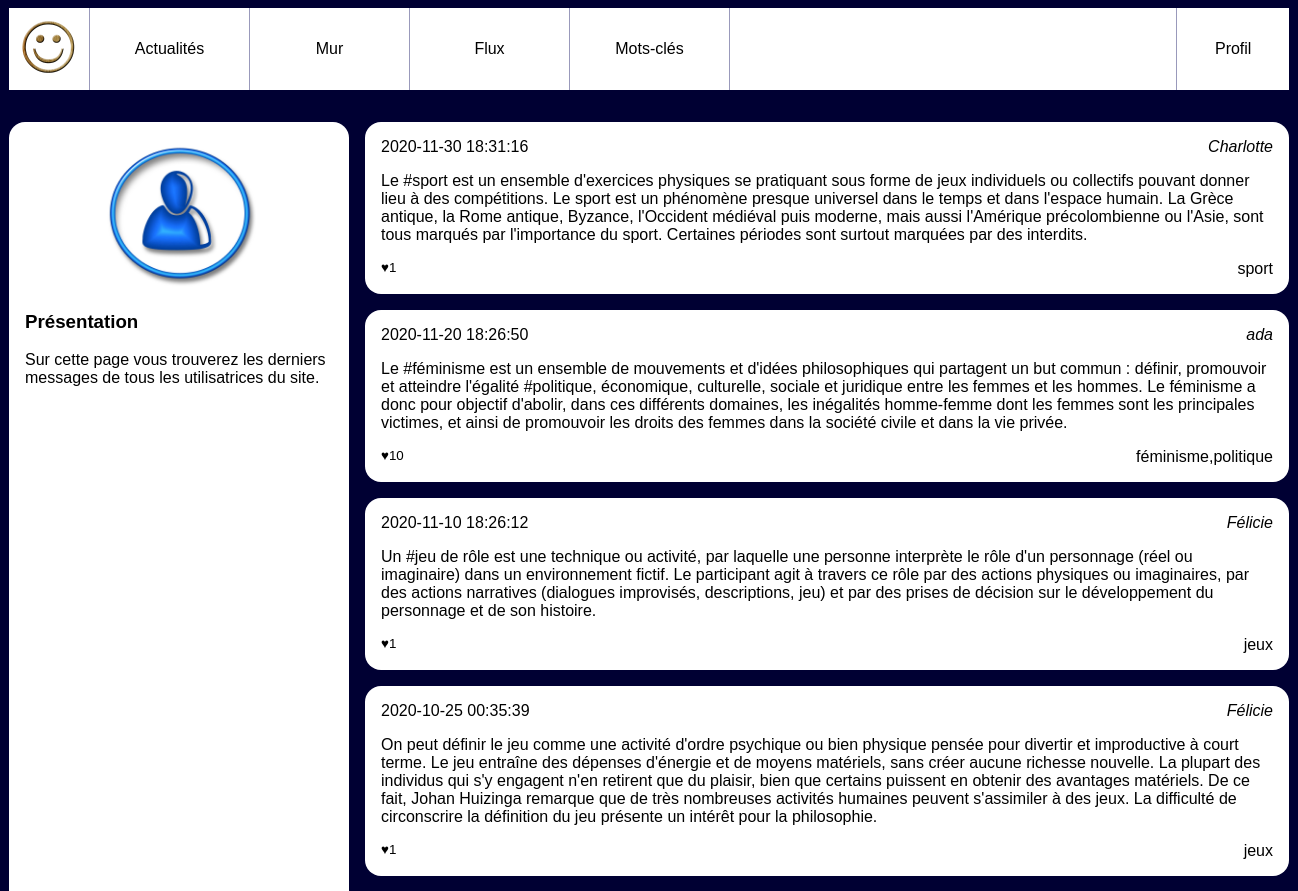
Before: /pages/news.php (upper part) with the older database file.
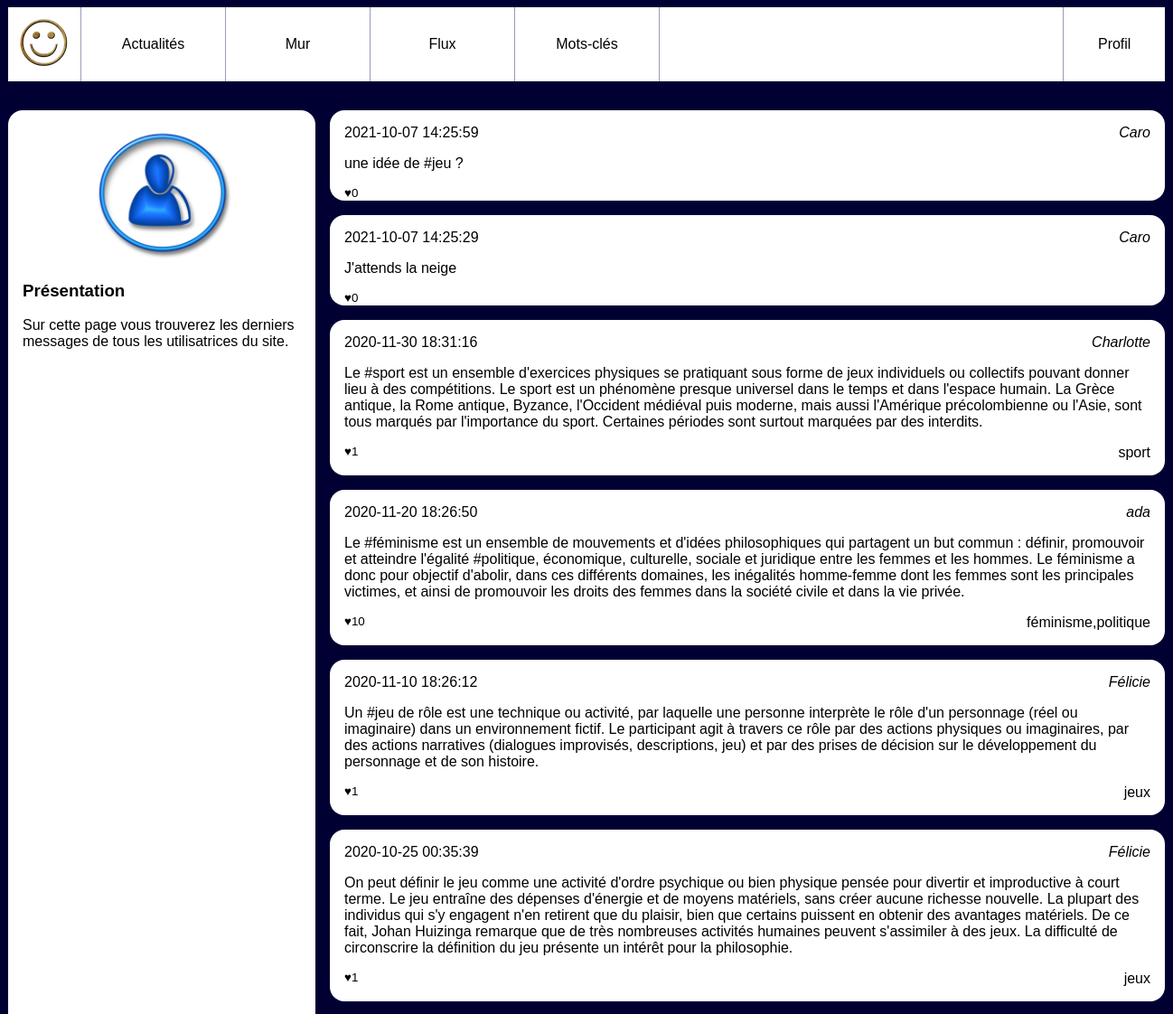
After: the same page with the newer database file.
### tables this page shows
CREATE TABLE `users` (
  `id` int(10) UNSIGNED NOT NULL,
  `email` varchar(255) NOT NULL,
  `password` varchar(255) NOT NULL,
  `alias` varchar(255) NOT NULL
);

### pages/news.php (the view, shortened to what this page needs)
<!doctype html>
<html lang="fr">
    <head>
        <link rel="stylesheet" href="style.css"/>
    </head>
    <body>
    <header>
            <img src="resoc.jpg" alt="Logo de notre réseau social"/>
            <nav id="menu">
                <a href="news.php">Actualités</a>
                <a href="wall.php?user_id=<?php echo $_SESSION['connected_id']?>">Mur</a>
                <a href="feed.php?user_id=<?php echo $_SESSION['connected_id']?>">Flux</a>
                <a href="tags.php?tag_id=1">Mots-clés</a>
            </nav>
            <nav id="user">
                <a href="#">Profil</a>
            </nav>
        </header>
        <div id="wrapper">
            <aside>
                <img src="user.jpg" alt="Portrait de l'utilisatrice"/>
                <section>
                    <h3>Présentation</h3>
                    <p>Sur cette page vous trouverez les derniers messages de
                        tous les utilisatrices du site.</p>
                </section>
            </aside>
            <main>
                <?php
                $mysqli = new mysqli("localhost:8889", "root", "root", "socialnetwork");
                $laQuestionEnSql = "SELECT `posts`.`content`,"
                        . "`posts`.`created`,"
                        . "`users`.`id`,  "
                        . "`users`.`alias` as author_name,  "
                        . "count(`likes`.`id`) as like_number,  "
                        . "GROUP_CONCAT(DISTINCT `tags`.`label`) AS taglist "
                        . "FROM `posts`"
                        . "JOIN `users` ON  `users`.`id`=`posts`.`user_id`"
                        . "LEFT JOIN `posts_tags` ON `posts`.`id` = `posts_tags`.`post_id`  "
                        . "LEFT JOIN `tags`       ON `posts_tags`.`tag_id`  = `tags`.`id` "
                        . "LEFT JOIN `likes`      ON `likes`.`post_id`  = `posts`.`id` "
                        . "GROUP BY `posts`.`id`"
                        . "ORDER BY `posts`.`created` DESC  "
                        . "LIMIT 15";
                $lesInformations = $mysqli->query($laQuestionEnSql);
                while ($post = $lesInformations->fetch_assoc())
                {
                    ?>
                    <article>
                        <h3>
                            <time><?php echo $post['created']?></time>
                        </h3>
                        <address><a href="wall.php?user_id=<?php echo $post['id']?>"><?php echo $post['author_name']?></a></address>                        <div>
                            <p><?php echo $post['content'] ?></p>
                        </div>
                        <footer>
                            <small>♥<?php echo $post['like_number']?></small>
                            <a href=""><?php echo $post['taglist']?></a>
                        </footer>
                    </article>
                    <?php
                }
                ?>
            </main>
        </div>
    </body>
</html>

Changed rows visible on the page:
added users: created "2021-10-07 14:25:59", alias "Caro", content "une idée de #jeu ?", like_number "0", created "2021-10-07 14:25:29", content "J'attends la neige"
